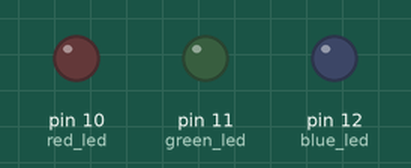
Recording of a sketch running on a simulated Arduino Uno, built with avr-gcc and run on an emulated ATmega328P. Shown: output pins drawn as LEDs (lit = HIGH).

Above: at 2.4 s.
At 5.9 s:
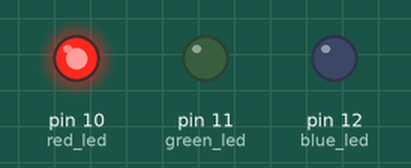
At 7.9 s:
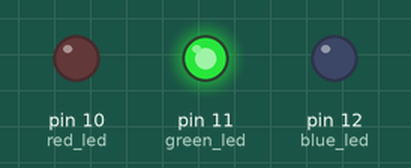
Timing chart, 0 to 10.4 s (numbered marks = the images above):
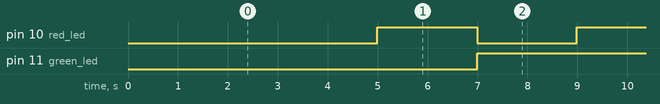

The sketch:

RTOS_Blink.ino
```cpp
#include <Arduino_FreeRTOS.h>

const int red_led = 10;
const int green_led = 11;
const int blue_led = 12;

void setup() {
  // put your setup code here, to run once:
  pinMode(red_led, OUTPUT);
  pinMode(green_led, OUTPUT);
  pinMode(blue_led, OUTPUT);
  digitalWrite(red_led, LOW);
  digitalWrite(green_led, LOW);
  digitalWrite(blue_led, LOW);
  delay(3000);

  xTaskCreate(red,     "Red",   100, NULL, 3, NULL);
  xTaskCreate(green,   "Green", 100, NULL, 2, NULL);
  xTaskCreate(red,     "Blue",  100, NULL, 1, NULL);
  vTaskStartScheduler();
}

void loop() {
  // put your main code here, to run repeatedly:

}

void red(void* pvParameters){
  while(1){

  digitalWrite(red_led, LOW);
  vTaskDelay(2000/portTICK_PERIOD_MS);
  digitalWrite(red_led, HIGH);
  vTaskDelay(2000/portTICK_PERIOD_MS);
  }
  }

void green(void* pvParameters){
  while(1){

  digitalWrite(green_led, LOW);
  vTaskDelay(4000/portTICK_PERIOD_MS);
  digitalWrite(green_led, HIGH);
  vTaskDelay(4000/portTICK_PERIOD_MS);

  }
}

 void blue(void* pvParameters){
  while(1){

  digitalWrite(blue_led, LOW);
  vTaskDelay(4000/portTICK_PERIOD_MS);
  digitalWrite(blue_led, HIGH);
  vTaskDelay(4000/portTICK_PERIOD_MS);
  }

 }
```

Measured:
- by itself, pin 10 (red_led): alternates HIGH for 2.0 s and LOW for 2.0 s
- by itself, pin 11 (green_led): alternates HIGH for 4.0 s and LOW for 4.0 s
- by itself, everything shown: repeats every 8.0 s, in 4 steps
